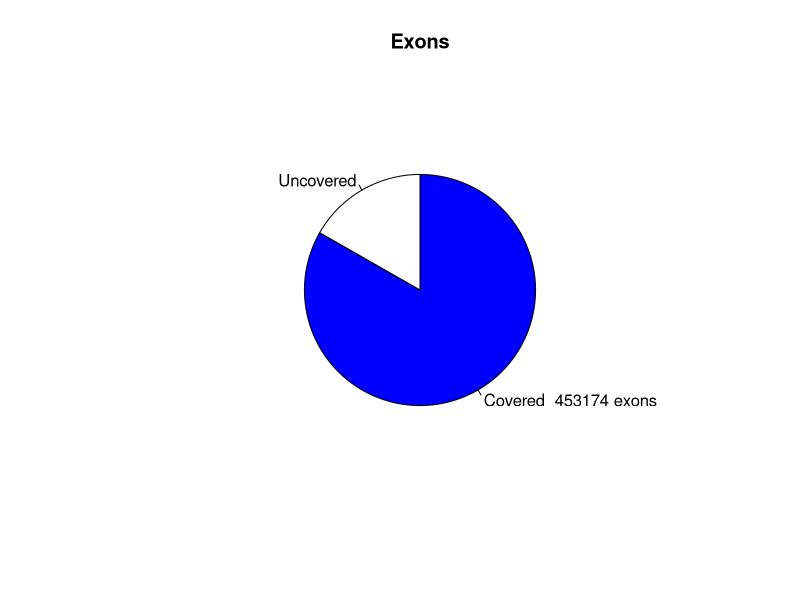

Source code (R):
png("/rds/user/is460/hpc-work/muscle-rnaseq/ezbamqc/output/figs/srpk3_hom_ttnb_wt_6.read_distr_pie.png",width=500,height=500,units="px")
pie(c(453174,91134),labels=c("Covered  453174 exons","Uncovered"),main="Exons",radius=0.6,clockwise=T,col=c("blue","white"))
dev.state = dev.off()
